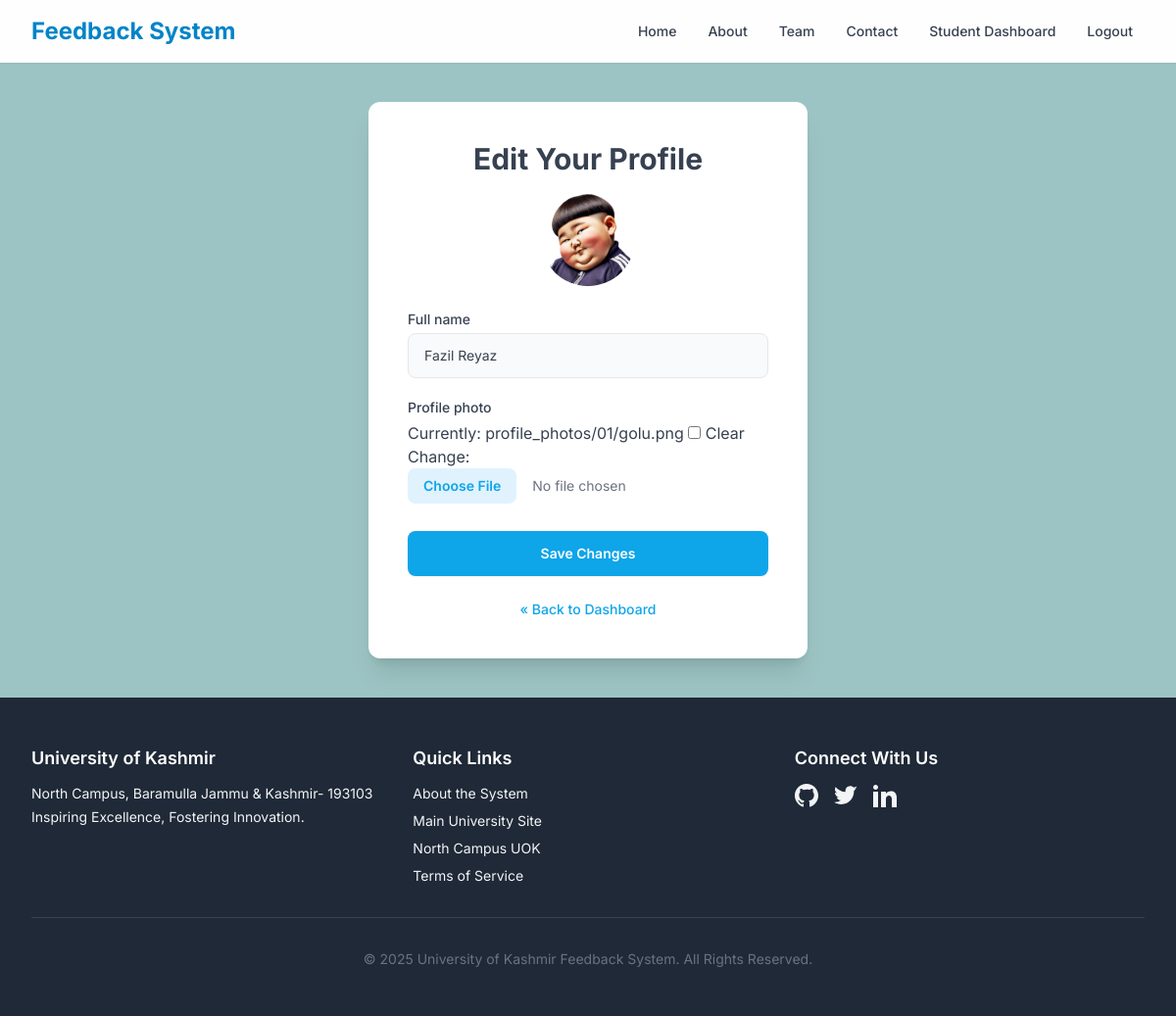
Page /profile/edit/ (signed in) on the committed database.
### core/models.py (models this page shows, shortened)
class Profile(models.Model):
    ROLE_CHOICES = [
        ('STUDENT', 'Student'),
        ('COORDINATOR', 'Coordinator'),
        ('ADMIN', 'Admin'),
    ]
    BATCH_YEAR_CHOICES = [
        (year, str(year)) for year in range(2015, timezone.now().year + 2)
    ]
    user = models.OneToOneField(
        User, on_delete=models.CASCADE, related_name='profile'
    )
    full_name = models.CharField(max_length=255, blank=True, null=True)
    enrollment_no = models.CharField(
        max_length=50, unique=True,
        help_text="Display/Record Enrollment No. (Mirrors login ID)",
        blank=True, null=True
    )
    role = models.CharField(
        max_length=20, choices=ROLE_CHOICES, default='STUDENT'
    )
    department = models.ForeignKey(
        Department, on_delete=models.SET_NULL,
        null=True, blank=True, related_name='profiles'
    )
    batch_start_year = models.IntegerField(
        choices=BATCH_YEAR_CHOICES, null=True, blank=True
    )
    profile_photo = models.ImageField(
        upload_to=profile_photo_path, null=True, blank=True
    )
    is_verified = models.BooleanField(
        default=False,
        help_text="Set to True once the coordinator approves the registration."
    )

### core/views.py (the view)
# urls.py: path('profile/edit/', views.edit_profile_view, name='edit_profile'),
@login_required(login_url='core:login')
@user_passes_test(is_student, login_url='core:landing_page')
def edit_profile_view(request):
    profile = get_object_or_404(Profile, user=request.user)
    if request.method == 'POST':
        form = EditProfileForm(request.POST, request.FILES, instance=profile)
        if form.is_valid():
            form.save()
            messages.success(request, "Your profile has been updated successfully!")
            return redirect('core:student_dashboard')
        else: messages.error(request, "Please correct the errors below.")
    else: form = EditProfileForm(instance=profile)
    context = {'form': form, 'profile': profile }
    return render(request, 'core/edit_profile.html', context)

### core/forms.py
class EditProfileForm(forms.ModelForm):
    class Meta:
        model = Profile
        fields = ['full_name', 'profile_photo']
        widgets = {
            'full_name': forms.TextInput(attrs={'placeholder': 'Your Full Name'}),
            'profile_photo': forms.ClearableFileInput(),
        }
    def __init__(self, *args, **kwargs):
        super().__init__(*args, **kwargs)
        input_classes = 'w-full px-4 py-3 rounded-lg bg-gray-50 border border-gray-200 focus:border-custom-blue focus:bg-white focus:outline-none text-sm text-gray-700 placeholder-gray-400'
        if 'full_name' in self.fields:
            self.fields['full_name'].widget.attrs.update({'class': input_classes})
        if 'profile_photo' in self.fields and self.fields['profile_photo']:
            self.fields['profile_photo'].widget.attrs.update({
                'class': 'w-full text-sm text-gray-500 file:mr-4 file:py-2 file:px-4 file:rounded-lg file:border-0 file:text-sm file:font-semibold file:bg-custom-blue-light file:text-custom-blue hover:file:bg-custom-blue-darker'
            })

### core/views.py (called while the page is built)
def is_student(user): return hasattr(user, 'profile') and user.profile.role == 'STUDENT'

### core/templates/core/edit_profile.html (shortened to what this page needs)
{% extends "core/base.html" %}
{% load static %}
{% block content %}
<div class="min-h-full flex items-center justify-center py-10 px-4 sm:px-6 lg:px-8 bg-brand-bg">
    <div class="max-w-md w-full space-y-6 bg-white p-8 sm:p-10 rounded-xl shadow-xl">
        <div>
            <h2 class="text-center text-3xl font-bold text-custom-gray-dark">
                Edit Your Profile
            </h2>
            {% if profile.profile_photo %}
                <img src="{{ profile.profile_photo.url }}" alt="Current Profile Photo" class="mt-4 mx-auto h-24 w-24 rounded-full object-cover">
            {% else %}
                <div class="mt-4 mx-auto h-24 w-24 rounded-full bg-custom-gray-light flex items-center justify-center text-custom-gray-darker text-4xl font-semibold">
                    {{ user.username|slice:":1"|upper }}
                </div>
            {% endif %}
        </div>
        <form class="space-y-5" method="POST" enctype="multipart/form-data" novalidate>
            {% for field in form.visible_fields %}
                <div class="field-wrapper">
                    <label for="{{ field.id_for_label }}" class="block text-sm font-medium text-custom-gray-dark mb-1">
                        {{ field.label }}
                    </label>
                    {{ field }}
                </div>
            {% endfor %}
            <div class="pt-2">
                <button type="submit" class="w-full flex justify-center py-3 px-4 border border-transparent rounded-lg shadow-sm text-sm font-semibold text-white bg-custom-blue hover:bg-custom-blue-dark focus:outline-none focus:ring-2 focus:ring-offset-2 focus:ring-custom-blue-dark transition duration-150 ease-in-out">
                    Save Changes
                </button>
            </div>
        </form>
        <p class="mt-6 text-center text-sm text-custom-gray">
            <a href="{% url 'core:student_dashboard' %}" class="font-medium text-custom-blue hover:text-custom-blue-dark hover:underline">
                « Back to Dashboard
            </a>
        </p>
    </div>
</div>
{% endblock content %}

### rows in the picture
Profile: profile_photo (picture), visible_fields "Fazil Reyaz"

### other values in the picture
{{ field.label }} "Full name" "Profile photo"
